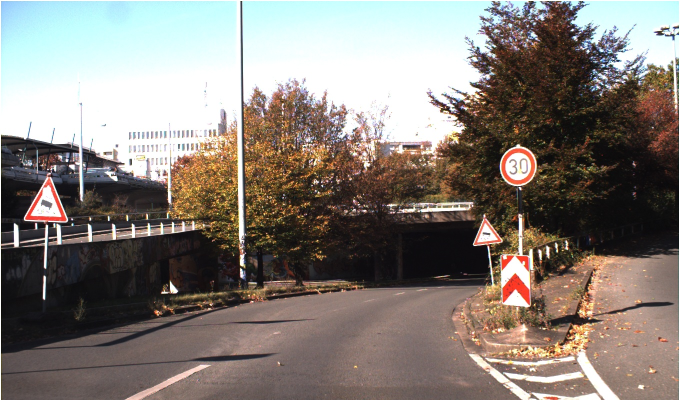
#> input picture mobylie/src/research/test1.jpg, 1360 x 800 px (shown at 1/2 size)
$ python -i segmentation.py   (imports and definitions only)
#> lines starting #> are read from the running program, lines starting #| are printed output that depends on the picture; after the words box and inside, x2 and y2 are one past the last pixel; in counts of white or black regions, pixels touching at a corner belong together
import numpy as np
import cv2
def grayscale(img):
    """
    transfer the img to grayscale
    input:img-rbg img
    output:gray_scale img
    """
    return cv2.cvtColor(img, cv2.COLOR_RGB2GRAY)

def gaussian_blur(img, kernel_size = 5):
    """
    makes the img more blurred to avoid oversensitive detection
    input:img-grayScale img
        kernal_size-how much blurred the image is, only nonevan num
    output: blurred img
    """
    return cv2.GaussianBlur(img, (kernel_size, kernel_size), 2)
def canny(img, low_threshold = 50, high_threshold = 150):
    """
    use canny operation to detect lines
    input:img-the blurred img
            low_threshold-minimal amount of certainty to count a weak line
             high_threshold-minimal amount of certainty to count a strong line
    output:img where there is only lines
    """
    return cv2.Canny(img, low_threshold, high_threshold)


def region_of_interest(img, vertices):
    """
    Applies an image mask.
    Only keeps the region of the image defined by the polygon
    formed from `vertices`. The rest of the image is set to black.
    input:img- the img with the line
            vertics- array of points of the area you interested in
    output: img where only the line in the region are shown
    """
    # defining a blank mask to start with
    mask = np.zeros_like(img)

    # defining a 3 channel or 1 channel color to fill the mask with depending on the input image
    if len(img.shape) > 2:
        channel_count = img.shape[2]  # i.e. 3 or 4 depending on your image
        ignore_mask_color = (255,) * channel_count
    else:
        ignore_mask_color = 255

    # filling pixels inside the polygon defined by "vertices" with the fill color
    cv2.fillPoly(mask, pts=[vertices],color= ignore_mask_color)


    # returning the image only where mask pixels are nonzero
    masked_image = cv2.bitwise_and(img, mask)
    return masked_image

def find_rectangles(img,minimal_erea=0.5,minimal_sides=4,max_sides=12,minimal_hight=10,maximal_width=150):
    """
    finds the lines(rectangles in the img)
    input: img-img where you there are only lines
            minimal_area=,minimal_sides,max_sides-to ensure it is a rectangles
            minimal_height,maximal_width- to ensure the rectangles are the wanted lines
    output: string of all the rectangles found
    """
    detected=""
    cnts = cv2.findContours(img, cv2.RETR_EXTERNAL, cv2.CHAIN_APPROX_SIMPLE)[0]
    # Approximate contours with polygons using RANSAC
    for con in cnts:
        approx=cv2.approxPolyDP(con, 0.01 * cv2.arcLength(con, True), False)
        #4<amount of sides<12 because of noisess
        if (minimal_sides <= len(approx) <= max_sides and cv2.contourArea(con)>minimal_erea):
            x, y, w, h = cv2.boundingRect(approx)
            if h > minimal_hight and w < maximal_width:
                detected += ("[" + str(x+(w/2)) + ", " +
                           str(y+(h/2)) + ", " +
                           str(w) + ", " +
                           str(h) + "],line\n")
    return detected

def convert_hls(image):
    """
    convert the rgb format to hls
    input:image-rgb img
    output: hsl img
    """
    return cv2.cvtColor(image, cv2.COLOR_RGB2HLS)

def select_white_yellow(image):
    """
    choose to show only the white\yellow pixels
    input:image-hsl img
    output: hsl image where everything black except white\yellow
    """
    converted = convert_hls(image)
    # white color mask
    lower = np.uint8([  0, 200,   0])
    upper = np.uint8([255, 255, 255])
    white_mask = cv2.inRange(converted, lower, upper)
    # yellow color mask
    lower = np.uint8([ 10,   0, 100])
    upper = np.uint8([ 40, 255, 255])
    yellow_mask = cv2.inRange(converted, lower, upper)
    # combine the mask
    mask = cv2.bitwise_or(white_mask, yellow_mask)
    return cv2.bitwise_and(image, image, mask = mask)

def dettect(img):
    """
    detect all the lines in rgb img
    input:img-rgb img
    output: string of all the lines
    """
    whiteYelloImg=select_white_yellow(img)
    grayImg=grayscale(whiteYelloImg)
    blurrImg=gaussian_blur(grayImg)
    cannyImg=canny(blurrImg)
    pointsPolly = np.array([[10, 270],
                            [10, 340],
                            [550, 390],
                            [315, 220],
                            [240,240]], dtype=np.int32)
    spaceImg=region_of_interest(cannyImg,pointsPolly)
    return find_rectangles(spaceImg)

>>> import cv2
>>> picture = cv2.cvtColor(cv2.imread('test1.jpg'), cv2.COLOR_BGR2RGB)
>>> result = dettect(picture)
#> in convert_hls, `return cv2.cvtColor(image, cv2.COLOR_RGB2HLS)`: returned value: shape (800, 1360, 3); mean of channels 0, 1, 2 48.4, 125.9, 90.6
#> in select_white_yellow, `white_mask = cv2.inRange(converted, lower, upper)`:
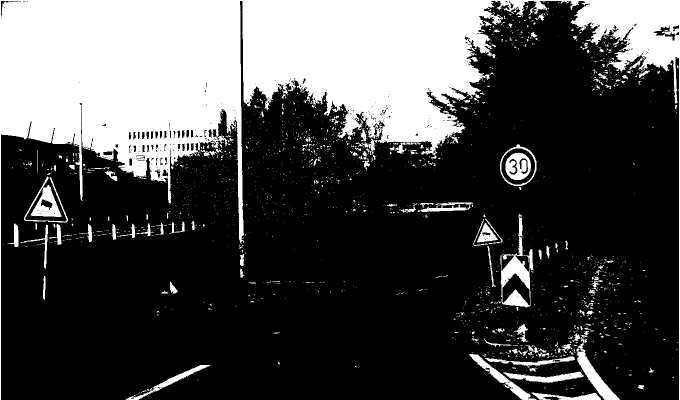
#> white_mask: shape (800, 1360) (shown at 1/2 size); 29.1% white; 1797 white regions (1645 under 20 px), largest, box (x1, y1, x2, y2) and area: (0, 0, 1360, 800) 280261, (998, 428, 1068, 615) 4087, (1144, 667, 1240, 800) 2724
#> in select_white_yellow, `yellow_mask = cv2.inRange(converted, lower, upper)`:
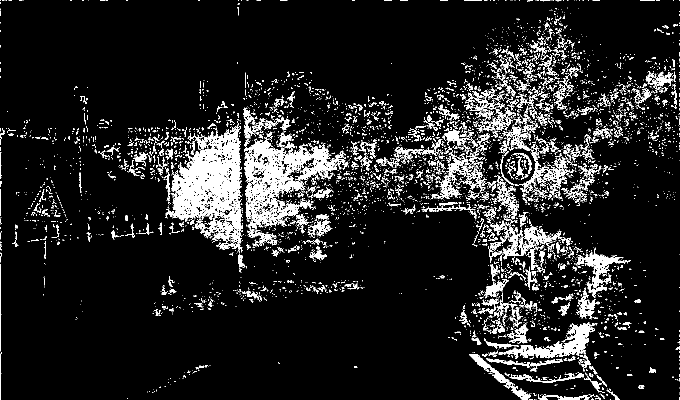
#> yellow_mask: shape (800, 1360) (shown at 1/2 size); 10.5% white; 5624 white regions (5003 under 20 px), largest, box (x1, y1, x2, y2) and area: (332, 242, 486, 500) 17916, (488, 266, 688, 494) 14524, (997, 646, 1190, 718) 3999
#> in select_white_yellow, `mask = cv2.bitwise_or(white_mask, yellow_mask)`:
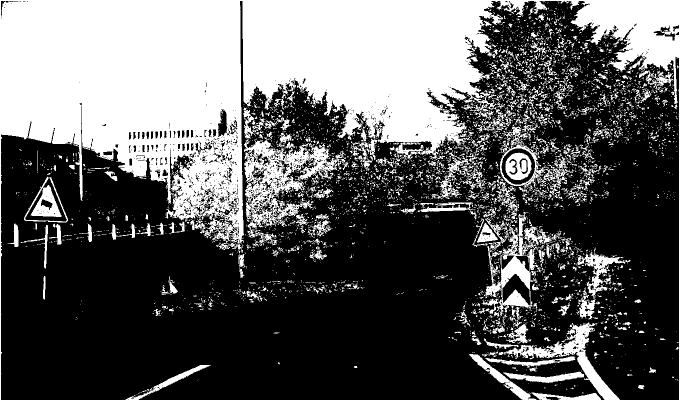
#> mask: shape (800, 1360) (shown at 1/2 size); 36.9% white; 4883 white regions (4432 under 20 px), largest, box (x1, y1, x2, y2) and area: (0, 0, 1360, 800) 299417, (488, 266, 688, 494) 14775, (970, 424, 1125, 632) 8340
#> in gaussian_blur, `return cv2.GaussianBlur(img, (kernel_size, kernel_size), 2)`:
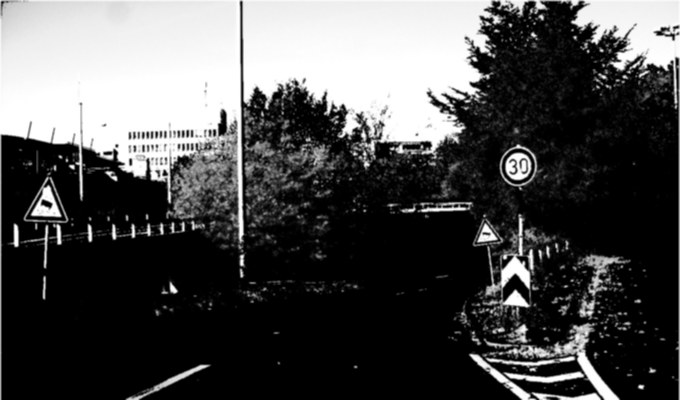
#> returned value: shape (800, 1360) (shown at 1/2 size); min 0, max 255, mean 78.5
#> in canny, `return cv2.Canny(img, low_threshold, high_threshold)`:
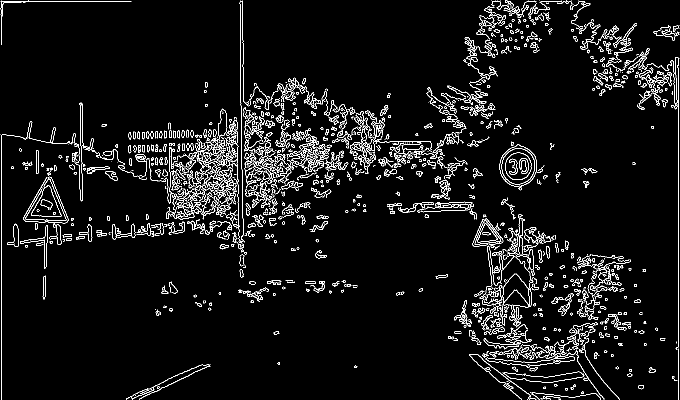
#> returned value: shape (800, 1360) (shown at 1/2 size); 5.1% white in thin lines or dots
#> in region_of_interest, `cv2.fillPoly(mask, pts=[vertices],color= ignore_mask_color)`:
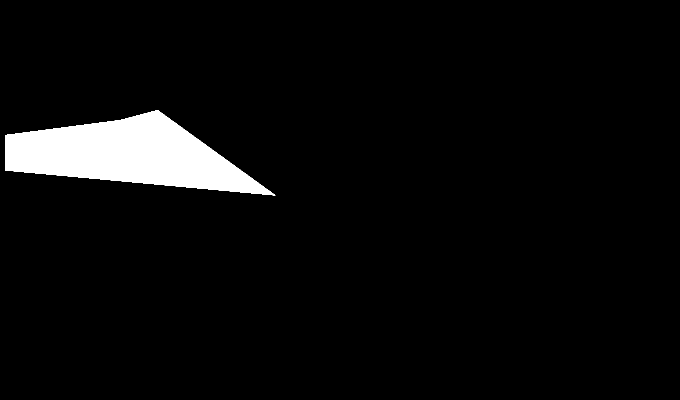
#> mask: shape (800, 1360) (shown at 1/2 size); 4.6% white; 1 white region, box (x1, y1, x2, y2) and area: (10, 220, 551, 391) 50096
#> in region_of_interest, `masked_image = cv2.bitwise_and(img, mask)`:
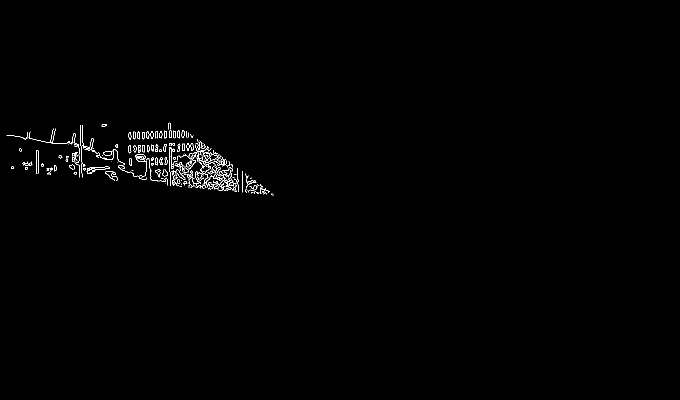
#> masked_image: shape (800, 1360) (shown at 1/2 size); 0.57% white in thin lines or dots, all inside (x1, y1, x2, y2) = (13, 245, 548, 391)
#> in find_rectangles, `cnts = cv2.findContours(img, cv2.RETR_EXTERNAL, cv2.CHAIN_APPROX_SIMPL..`: cnts = 209 contours, 161 with area under 20; largest, box (x1, y1, x2, y2) and area: (270, 309, 294, 353) 216, (207, 302, 224, 311) 108, (173, 333, 220, 348) 106, (338, 260, 344, 276) 62, (258, 317, 264, 332) 60
#> the loop in find_rectangles, `for con in cnts:` made 209 passes
#> (approx, x, y, w, h) on passes 28, 45: ([[514, 369], [516, 371], [517, 371], [515, 369]], 514, 369, 4, 3), ([[502, 355], [500, 357], [501, 357], [502, 356]], 500, 355, 3, 3)
#> (x, y, w, h) on passes 3, 5, 6, 9, 14, 15: (514, 385, 5, 3), (508, 383, 8, 4), (536, 382, 4, 3), (470, 381, 4, 3), (491, 378, 3, 8), (531, 376, 6, 6)
